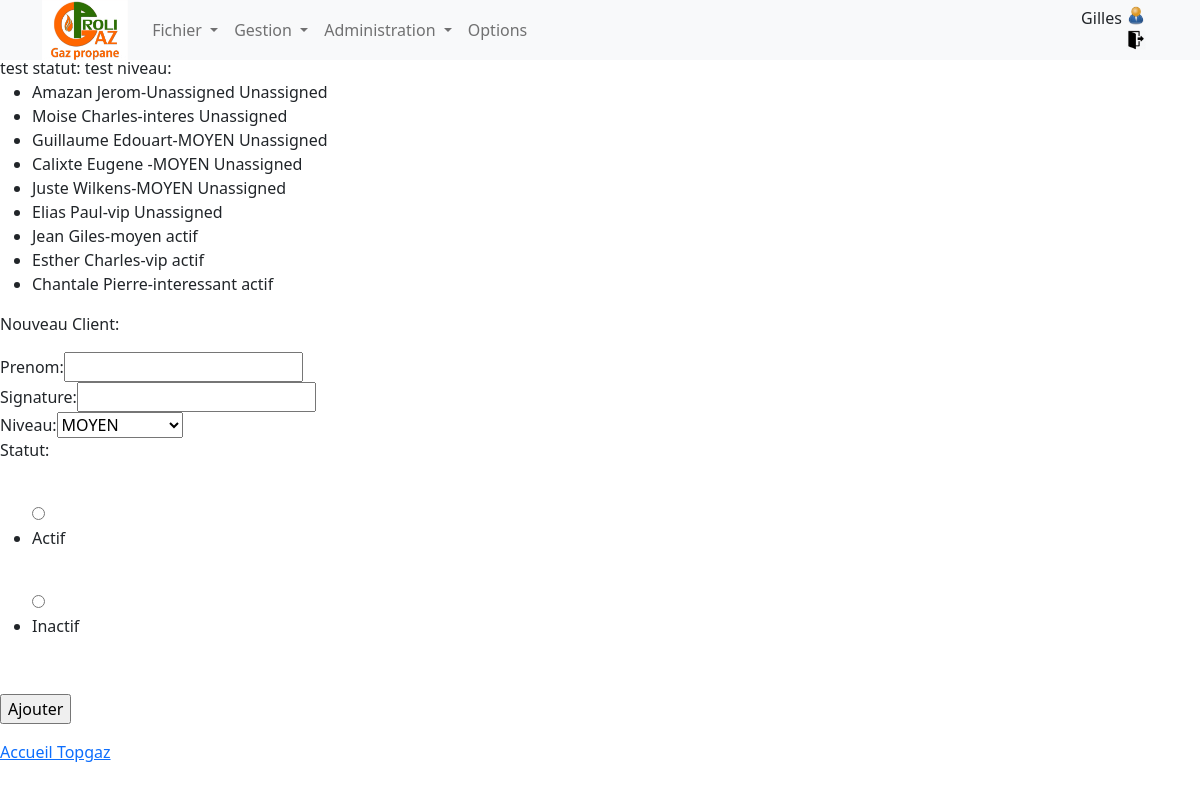
Screenshot of /topgaz/customers (signed in) with the database file from the repository.
### topgaz/models.py (models this page shows)
class  Customer(models.Model):
    nom = models.CharField(max_length=64)
    prenom = models.CharField(max_length=64)
    statut = models.CharField(max_length=64, blank=True, default="Unassigned")
    niveau = models.CharField(max_length=64, blank=True, default="Unassigned")

### topgaz/views.py (the view, shortened to what this page needs)
# urls.py: path("customers", views.customers, name="customers"),
def customers(request):
    if not request.user.is_authenticated:
        return render(request, "topgaz/denied.html")
    return render(request, "topgaz/customers.html", {
    "customers": Customer.objects.all(),
    "form": CustomerForm()#.as_p()
    })

### topgaz/views.py
class CustomerForm(forms.Form):
    prenom = forms.CharField(label="Prenom")
    nom = forms.CharField(label="Signature")
    niveau = forms.ChoiceField(choices=niv_opt)
    statut = forms.ChoiceField(widget=forms.RadioSelect, choices=stat_opt)

### topgaz/templates/topgaz/customers.html (shortened to what this page needs)
{% extends "topgaz/layout.html" %}
{% block body %}
<h1>Customers</h1>
test statut: {{ statut }}
test niveau: {{ niveau }}
<ul>
    {% for customer in customers %}
    <li> {{ customer.prenom }} {{ customer.nom }}-{{ customer.niveau }} {{ customer.statut }} </li>
    {% empty %}
    No Customers
    {% endfor %}
</ul>
<p>Nouveau Client:</p>
<form action="" method="POST">
    {{ form | linebreaks }}
    <input type="submit" value="Ajouter" name="" id="">
</form>
<a href="{% url 'topgaz:index' %}">Accueil Topgaz</a>
{% endblock %}

### topgaz/templates/topgaz/layout.html (shortened to what this page needs)
<!DOCTYPE html>
{% load static %}
<html>
    <head>
        <link href="https://cdn.jsdelivr.net/npm/bootstrap@5.1.3/dist/css/bootstrap.min.css" rel="stylesheet">
    </head>
    <body>
        {% load static %}
        <nav class="newnav py-0 navbar navbar-expand-sm fixed-top navbar-light bg-light">
          <div class="container">
          <a href="{% url 'topgaz:index' %}">
          <span class="navbar-brand">
            <img class="d-line-block align-top" src="{% static 'topgaz/logoz2.png' %}" alt="title" height="60" >
          </span>
        </a>
        {% if user.is_authenticated %}
        <div class="collapse navbar-collapse" id="navbarNav">
          <ul class="navbar-nav ">
            <li class="nav-item active">
            <li class="nav-item dropdown">
              <a class="nav-link dropdown-toggle"
              id="navbarUser"
              role="button"
              data-bs-toggle="dropdown" href="#"
              aria-expanded="false">
                Fichier
              </a>
            </li>
              <li class="nav-item dropdown">
                <a class="nav-link dropdown-toggle"
                id="navbarUser"
                role="button"
                data-bs-toggle="dropdown" href="#"
                aria-expanded="false">
                  Gestion
                </a>
              </li>
              <li class="nav-item dropdown">
                <a class="nav-link dropdown-toggle"
                id="navbarEmp"
                role="button"
                data-bs-toggle="dropdown" href="#"
                aria-expanded="false">
                 Administration
                </a>
              </li>
              <li class="nav-item active">
                <a class="nav-link" href="{% url 'topgaz:closing' %}">
                  Options
                </a>
              </li>
            </li>
          </ul>
          <div class="container">
            <div class="row d-flex justify-content-end huser">
              <div class="col-sm-auto float-end">
                {{ request.user.first_name.capitalize }}
                <img class="d-line-block align-top" src="{% static 'topgaz/user8.png' %}"
                 alt="Utilisateur" height="20" title="{{ request.user.first_name.capitalize }}
{{ request.user.email }}
{{ request.user.contact.nom}}&#013;poste
Connecté(e)">
              </div>
              </div>
              <div class="row d-flex justify-content-end huser">
              <div class="col-sm-auto">
                <a href="{% url 'topgaz:plogout' %}" title="Deconnexion">
                <img class="d-line-block align-top" src="{% static 'topgaz/signout5.png' %}" alt="Deconnexion" height="20" >
              </a>
              </div>
            </div>
          </div>
          {% else %}
          <div class="container">
            <p class="h1 fw-bold text-center text-primary">Centre de Gestion Propane</p>
          </div>
          {% endif %}
        </div>
      </div>
        </nav>
        {% block body %}
        {% endblock %}
    </body>
</html>

### rows the page displays
Customer: prenom "Amazan", nom "Jerom", niveau "Unassigned", statut "Unassigned"
Customer: prenom "Moise", nom "Charles", niveau "interes", statut "Unassigned"
Customer: prenom "Guillaume", nom "Edouart", niveau "MOYEN", statut "Unassigned"
Customer: prenom "Calixte", nom "Eugene", niveau "MOYEN", statut "Unassigned"
Customer: prenom "Juste", nom "Wilkens", niveau "MOYEN", statut "Unassigned"
Customer: prenom "Elias", nom "Paul", niveau "vip", statut "Unassigned"
Customer: prenom "Jean", nom "Giles", niveau "moyen", statut "actif"
Customer: prenom "Esther", nom "Charles", niveau "vip", statut "actif"
Customer: prenom "Chantale", nom "Pierre", niveau "interessant", statut "actif"

### other values shown
{{ request.user.first_name.capitalize }} "Gilles"
